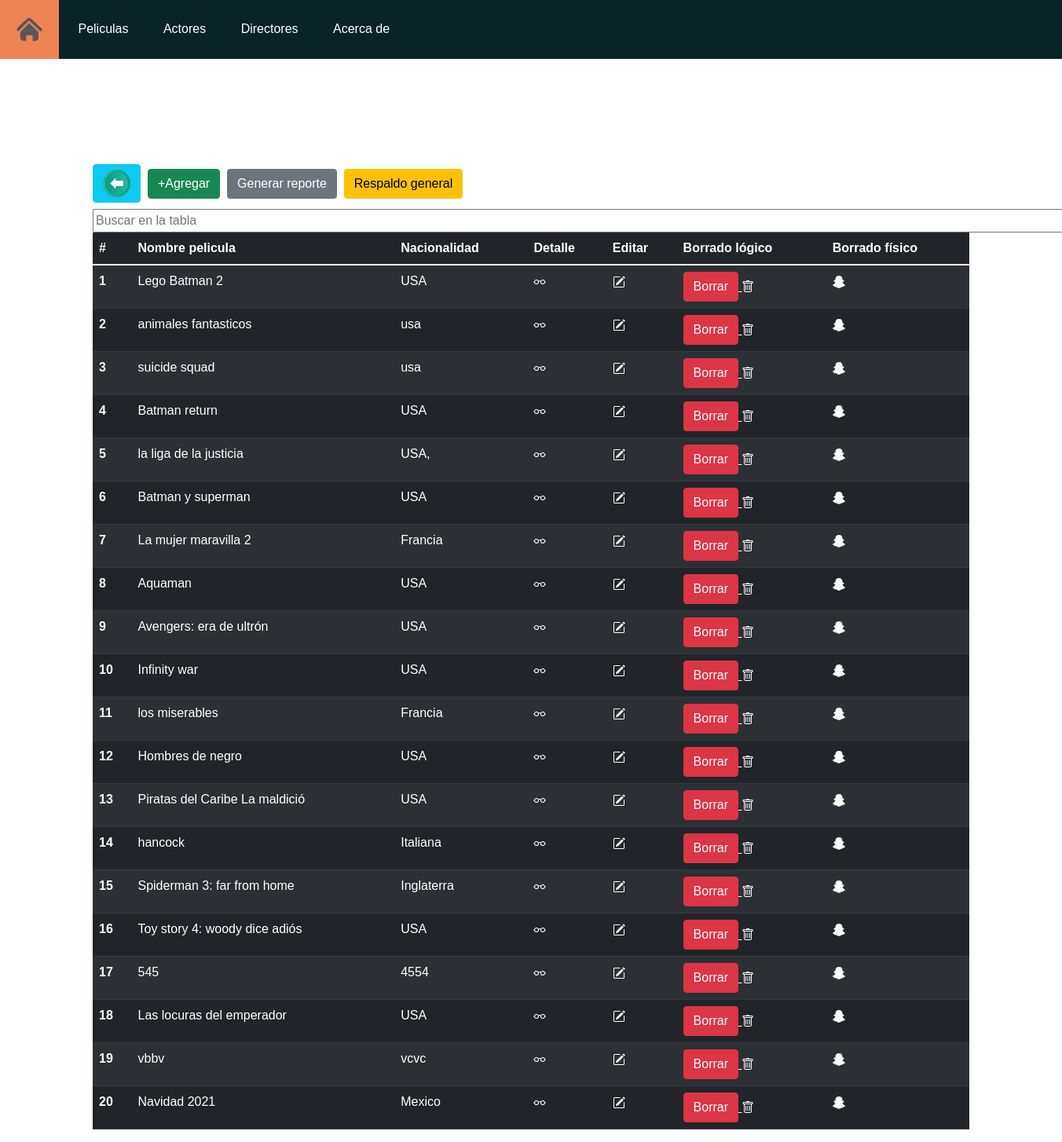
Page /peliculas.php on the earlier database version.
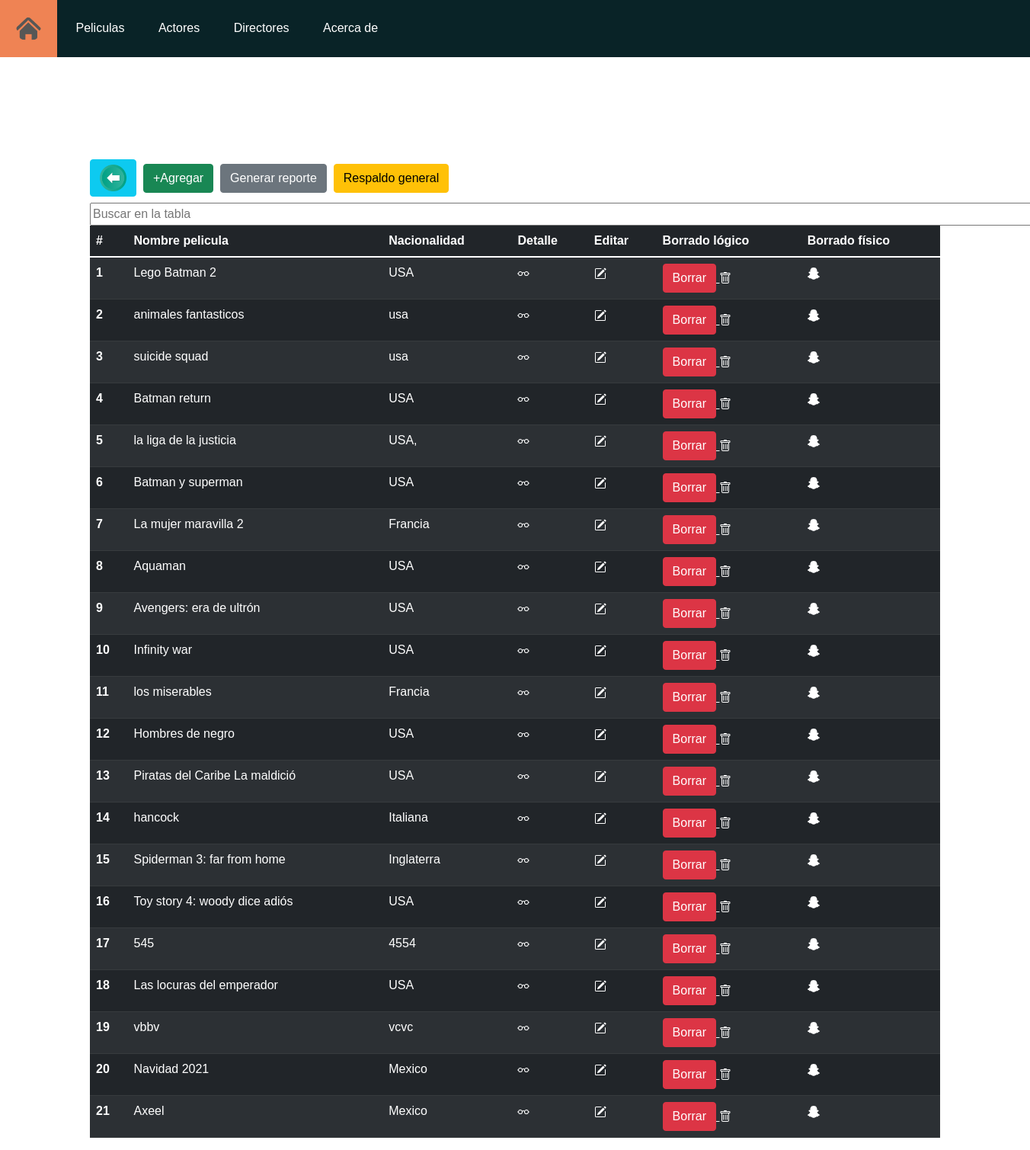
Same page on the later database version.
### tables this page shows
CREATE TABLE `pelicula` (
  `idPelicula` int(11) NOT NULL,
  `nombrePelicula` varchar(150) DEFAULT NULL,
  `fecha` date DEFAULT NULL,
  `nacionalidad` varchar(30) DEFAULT NULL,
  `idioma` varchar(15) DEFAULT NULL,
  `ColorPelicula` varchar(20) DEFAULT NULL,
  `Clasificacion` varchar(30) DEFAULT NULL,
  `sinopsis` text DEFAULT NULL,
  `estatus` int(1) NOT NULL
);

### peliculas.php (the view, shortened to what this page needs)
<!DOCTYPE html>
<html>
<head>
	<link href="https://cdn.jsdelivr.net/npm/bootstrap@5.1.3/dist/css/bootstrap.min.css" rel="stylesheet">
	<link rel="stylesheet" type="text/css" href="css/estiloCine1.css">
</head>
<body>
<ul class="menu">
		<li><a href="index.php"><img src="Icons/home.png" width="35" height="35" alt="Home"></a></li>
		<li><a href="peliculas.php">Peliculas</a></li>
		<li><a href="actores.php">Actores</a></li>
		<li><a href="´directores.php">Directores</a></li>
        <li><a href="acerca de.php">Acerca de</a></li>
	</ul>
	<div class="miniespacio">
		<br><br><br><br>
	</div>
	<div class="container">
		<h2 class="letraBlanca">
			<br>
			<a href="index.php" class="btn btn-info"><img src="Icons/return.png" width="35" height="35" alt="Return"></a>
			<a href="nuevaPelicula.php" class="btn btn-success">+Agregar</a>
			<a href="reportePeliculas.php" class="btn btn-secondary">Generar reporte</a>
			<a href="respaldoGeneral.php" class="btn btn-warning">Respaldo general</a>
		</h2>
		<?PHP
			include('conexions.php');
			$conexion = new mysqli($serverName,$userName,$password,$dbName);
			$consulta = "SELECT * FROM pelicula WHERE estatus=1";
			$resultado = $conexion->query($consulta);
		?>
			<input type="text" id="infobuscar" onkeyup="buscar()" placeholder="Buscar en la tabla">
		<table id="tabla" class="table table-dark table-striped table-hover">
		  <thead>
		    <tr>
		      <th scope="col">#</th>
		      <th scope="col">Nombre pelicula</th>
		      <th scope="col">Nacionalidad</th>
		      <th scope="col">Detalle</th>
		      <th scope="col">Editar</th>
			  <th scope="col">Borrado lógico</th>
			  <th scope="col">Borrado físico</th>
		    </tr>
		  </thead>
		  <tbody>
		  	<?PHP
			$enumeracion = 1;
			while($row = $resultado->fetch_assoc())
			{
			  	?>
			    <tr>
			      <th scope="row">
			      	<?PHP echo $enumeracion;
					$enumeracion++;
					?>
			      </th>
			      <td>
			      	<?PHP echo $row['nombrePelicula']; ?>
			      </td>
			      <td>
			      	<?PHP echo $row['nacionalidad']; ?>
			      </td>
			      <td>
			      	<a href="detallePelicula.php?id=<?php echo $row['idPelicula'];?>">
			      	</a>
			      </td>
			      <td>
			      	<a href="editarPelicula.php?id=<?php echo $row['idPelicula'];?>">
			      	</a>
			      </td>
			      <td>
			      	<a href="borrarLogicoPelicula.php?id=<?php echo $row['idPelicula'];?>"> <button type='button' class='btn btn-danger'onclick="return confirmdelete()" >Borrar</button>
			      	</a>
			      </td>
			      <td>
			      	<a href="borrarFisicoPelicula.php?id=<?php echo $row['idPelicula'];?>">
			      	</a>
			      </td>
			    </tr>
			    <?PHP
			}
			?>
		  </tbody>
		</table>
	</div>
</body>
</html>

### css/estiloCine1.css (style rules this page uses)
body { font-family: Arial, Helvetica; background-image: url("https://static.vecteezy.com/system/resources/previews/002/217/896/non_2x/cinema-wallpaper-social-media-message-background-vector.jpg"); }
.menu { list-style: none; padding: 0; background: #092327; width: 100%; margin: auto; }
.menu li a { text-decoration: none; color: white; padding: 20px; display: block; }
.menu li { display: inline-block; text-align: center; }
.letraBlanca { color: white; }

### peliculas.php (style rules this page uses)
a { color: white; }
input { width: 1300px }

Differences in the rows shown:
added pelicula: nombrePelicula "Axeel", nacionalidad "Mexico"
